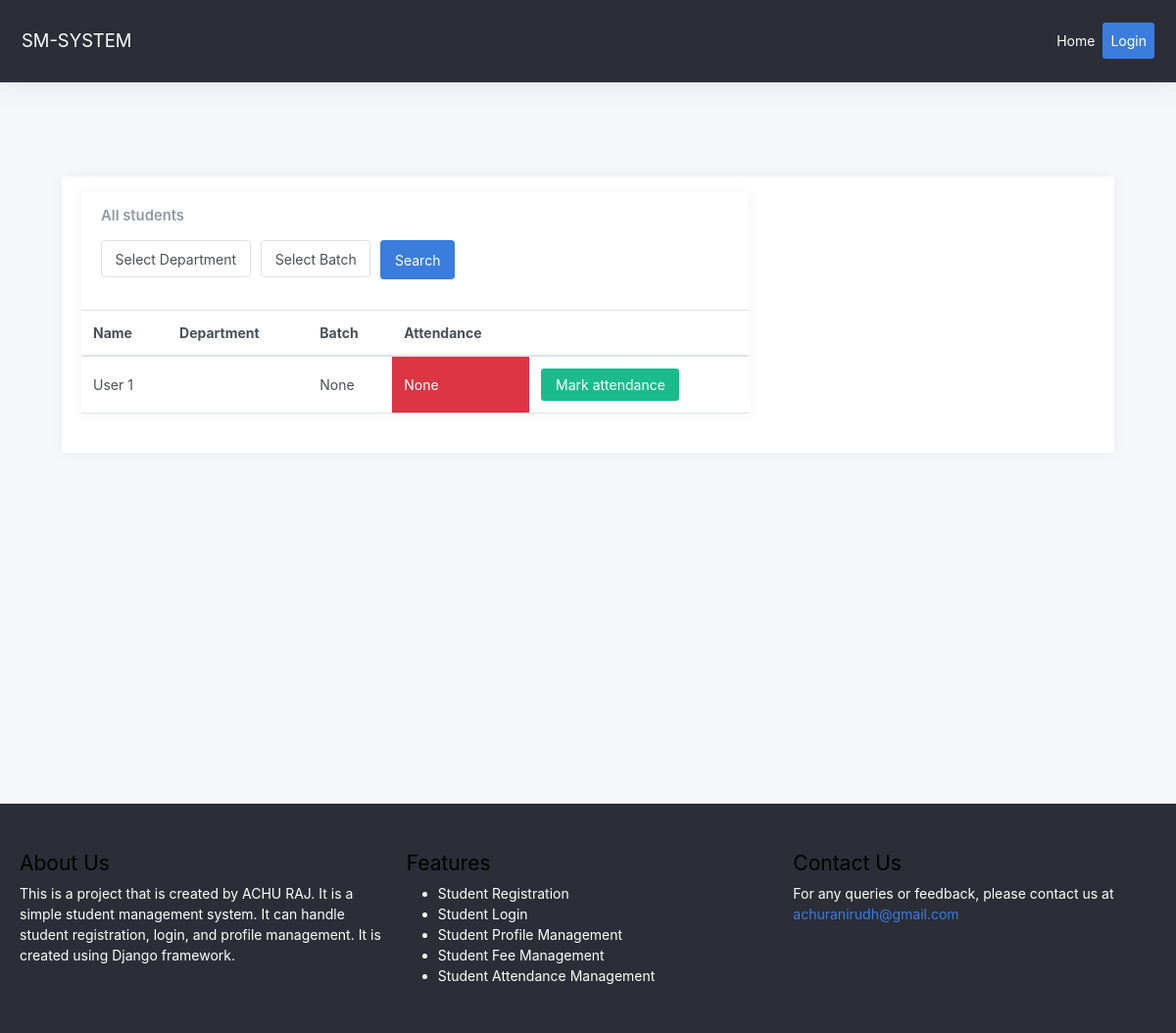
The app's page /update_attendance/ with its own data.
### home/models.py (models this page shows, shortened)
class Student(models.Model):
    first_name = models.CharField(max_length=50)
    last_name  = models.CharField(max_length=50)
    user = models.OneToOneField(User, on_delete=models.CASCADE,null=True,blank=True)
    registration_number = models.CharField(max_length=20, unique=True, null=True, blank=True)
    date_of_birth = models.DateField(null=True, blank=True)
    email = models.EmailField(null=True, blank=True)
    phone = models.BigIntegerField(null=True, blank=True)
    address = models.TextField(null=True, blank=True)
    BLOOD_GROUP_CHOICES = [
        ('A+', 'A+'),
        ('A-', 'A-'),
        ('B+', 'B+'),
        ('B-', 'B-'),
        ('AB+', 'AB+'),
        ('AB-', 'AB-'),
        ('O+', 'O+'),
        ('O-', 'O-'),
    ]
    blood_group = models.CharField(max_length=3, choices=BLOOD_GROUP_CHOICES, null=True, blank=True)
    GENDER_CHOICES = [
        ('Male', 'Male'),
        ('Female', 'Female'),
        ('Other', 'Other'),
    ]
    gender = models.CharField(max_length=6, choices=GENDER_CHOICES, null=True, blank=True)
    department = models.ForeignKey('Department', on_delete=models.SET_NULL, null=True, blank=True)
    bach = models.ForeignKey('Batch', on_delete=models.SET_NULL, null=True, blank=True)
    FEES_CHOICE = [
        ('Unpaid','Unpaid'),
        ('pending','Pending'),
        ('paid','paid'),
    ]
    fees = models.CharField(max_length=10, choices=FEES_CHOICE, null=True, blank=True)
    ATTENTANCE_CHOICE = [
        ('Present','Present'),
        ('Absent','Absent'),
    ]
    attendence = models.CharField(max_length=10, choices=ATTENTANCE_CHOICE, null=True, blank=True)

### home/views.py (the view, shortened to what this page needs)
# urls.py: path('update_attendance/',update_attendance,name="update_attendance"),
def update_attendance(request):
    all_department = Department.objects.all()
    all_batch = Batch.objects.all()
    all_students = Student.objects.all()
    context = {
        'All_students': all_students,
        'All_department': all_department,
        'All_batch': all_batch
    }
    return render(request, 'update_attendance.html', context)

### templates/update_attendance.html (shortened to what this page needs)
{% extends 'base.html' %}
{% block content %}
  <main class="content">
    <div class="container-fluid p-0 justify-content-center d-flex">
      <div class="col-xl-12 col-xxl-7">
        <div class="card flex-fill w-100">
          <div class="card-body py-3">
            <div class="row">
              <div class="col-12 col-lg-8 col-xxl-12 d-flex">
                <div class="card flex-fill">
                  <div class="card-header">
                    <h5 class="card-title mb-0">All students</h5>
                    <div class="sort pt-3">
                      <form method="POST" action="{% url 'update_attendance' %}" class="d-flex" style="gap: 10px;">
                        <div class="form-group">
                          <select class="form-control" name="department" id="department">
                            <option value="">Select Department</option>
                          </select>
                        </div>
                        <div class="form-group">
                          <select class="form-control" name="batch" id="batch">
                            <option value="">Select Batch</option>
                          </select>
                        </div>
                        <button class="btn btn-primary " type="submit" style="height: 40px;">Search</button>
                      </form>
                    </div>
                  </div>
                  <table class="table table-hover my-0">
                    <thead>
                      <tr>
                        <th>Name</th>
                        <th class="d-none d-xl-table-cell">Department</th>
                        <th class="d-none d-xl-table-cell">Batch</th>
                        <th class="d-none d-md-table-cell">Attendance</th>
                        <th class="d-none d-md-table-cell"></th>
                      </tr>
                    </thead>
                    <tbody>
                      {% if All_students %}
                      {% for student in All_students %}
                      <tr>
                        <td>{{ student.first_name }} {{ student.last_name }}</td>
                        <td class="d-none d-xl-table-cell">{{ student.department.name }}</td>
                        <td class="d-none d-xl-table-cell">{{ student.bach     }}</td>
                        <td class="d-none d-md-table-cell text-white {% if student.attendence == 'Present' %}bg-success{% else %}bg-danger{% endif %}">
                          {{ student.attendence }}
                        </td>
                        <td>
                          <button class="d-none d-md-table-cell btn bg-primary text-white mark-attendance bg-success " data-student-id="{{ student.id }}" data-status="{% if student.attendence == 'Present' %}Absent{% else %}Present{% endif %}">
                            Mark attendance
                          </button>
                        </td>
                      </tr>
                      {% endfor %}
                      {% else %}
                      <tr>
                        <td colspan="5">No students found.</td>
                      </tr>
                      {% endif %}
                    </tbody>
                  </table>
                </div>
              </div>
            </div>
          </div>
        </div>
      </div>
    </div>
  </main>
{% endblock %}

### records on screen
Student: first_name "User", last_name "1", bach "None", attendence "None"
